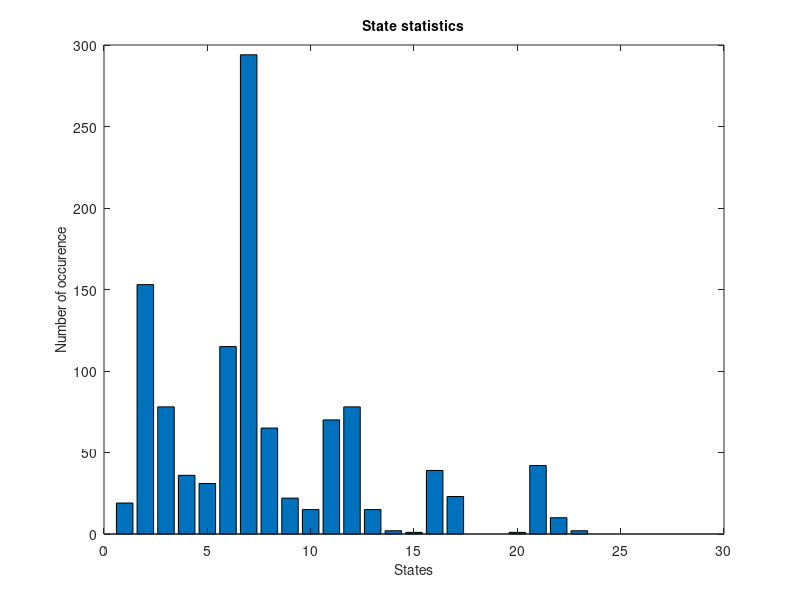
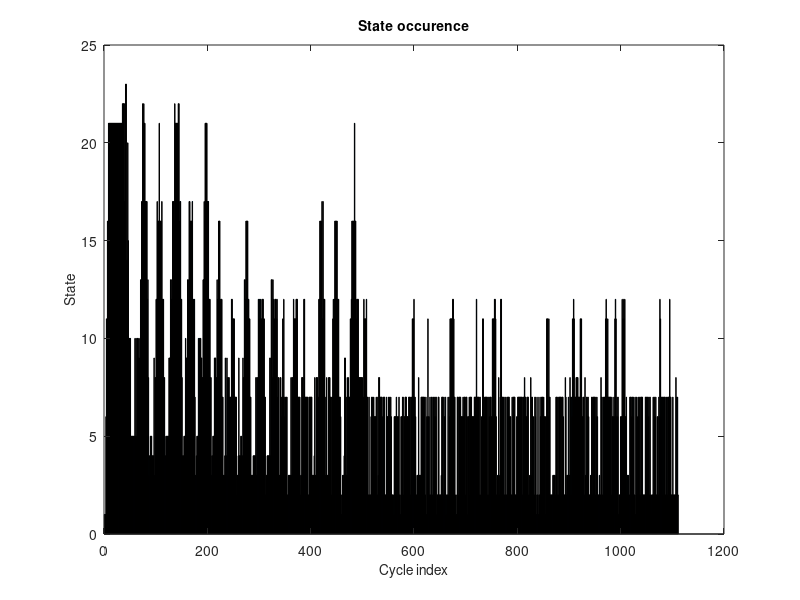
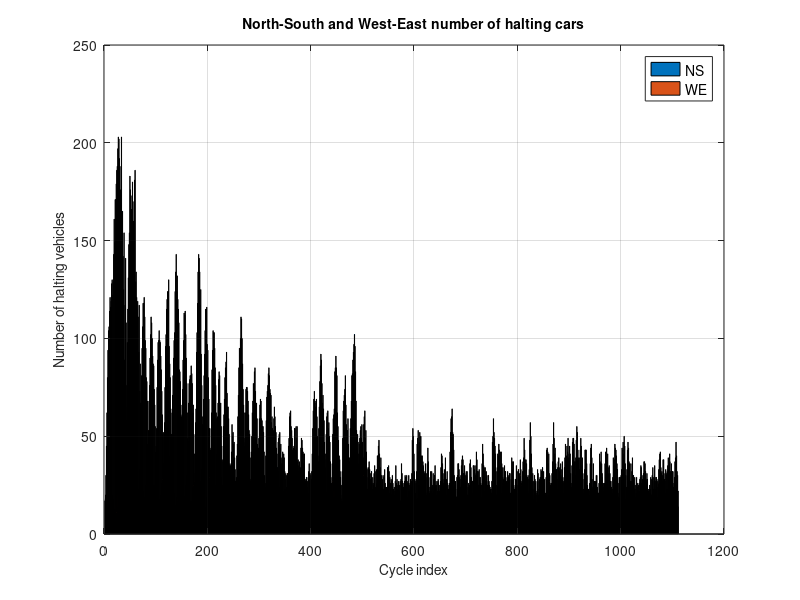
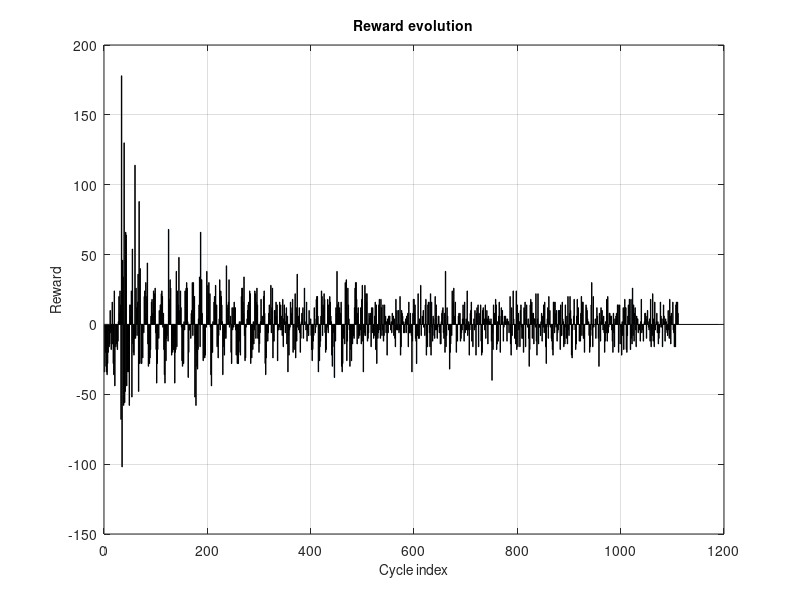

Reproduce these figures in MATLAB, in order.
close all;
clear all;

data = load('output.txt');
states = data(:, 1); 
actions = data(:, 2);
ns_app = data(:,3);
we_app = data(:,4);
rewards  = data(:,5);

ns = ns_app;
we = we_app;
saStat = zeros(25,9);
sStat = zeros(25,1);
for i = 1:25
	I = find(states==(i-1));
	saStat(i,:) = [sum(actions(I)==0), sum(actions(I)==1), sum(actions(I)==2),sum(actions(I)==3), sum(actions(I)==4), sum(actions(I)==5),sum(actions(I)==6), sum(actions(I)==7), sum(actions(I)==8)];
  sStat(i) = length(I);
end

%dim = [.85 .45 .3 .3];
% str = {'1 LL', '2 LM','3 ML','4 MM','5 LH','6 HL','7 MH','8 HM','9 HH'};
% 
% % State-action statistics
% f = figure(1)
% bar(saStat,'grouped')
% t = title('State-action statistics');
% h = legend('a (0,0)', 'a (+dt, -dt)', 'a (-dt, +dt)');
% x = xlabel('States');
% y = ylabel('Number of occurence');
% a = annotation('textbox',dim,'String',str,'FitBoxToText','on');
% grid on
% set(t, 'fontsize', 20);
% set(h, 'fontsize', 20);
% set(x, 'fontsize', 20);
% set(y, 'fontsize', 20);
% set(a, 'fontsize', 20);
% 
% State statistics
figure(2)
bar(sStat, 'stacked')
t = title('State statistics');
x = xlabel('States');
y = ylabel('Number of occurence');
%grid on
set(t, 'fontsize', 10);
%set(h, 'fontsize', 20);
set(x, 'fontsize', 10);
set(y, 'fontsize', 10);
%set(a, 'fontsize', 20);

% 
% 
% % NS number of halting cars statistics
% figure(3)
% bar(ns, 'stacked')
% t = title('North-South number of halting cars');
% x = xlabel('Cycle index');
% y = ylabel('NS number of halting vehicles');
% grid on
% set(t, 'fontsize', 20);
% set(x, 'fontsize', 20);
% set(y, 'fontsize', 20);
% 
% 
% % NS number of halting cars statistics
% figure(4)
% bar(we, 'stacked')
% t = title('West-East number of halting cars');
% x = xlabel('Cycle index');
% y = ylabel('WE number of halting vehicles');
% grid on
% set(t, 'fontsize', 20);
% set(x, 'fontsize', 20);
% set(y, 'fontsize', 20);
% 
% State statistics
figure(5)
bar(states(:)+1, 'stacked')
t = title('State occurence');
x = xlabel('Cycle index');
y = ylabel('State');
%a = annotation('textbox',dim,'String',str,'FitBoxToText','on');
set(t, 'fontsize', 10);
set(x, 'fontsize', 10);
set(y, 'fontsize', 10);
%set(a, 'fontsize', 20);
% 
% WE, NS number of halting cars statistics
f = figure(6);
bar([ns, we],'grouped')
t = title('North-South and West-East number of halting cars');
h = legend('NS', 'WE');
x = xlabel('Cycle index');
y = ylabel('Number of halting vehicles');
%a = annotation('textbox',dim,'String',str,'FitBoxToText','on');
grid on
set(t, 'fontsize', 10);
set(h, 'fontsize', 10);
set(x, 'fontsize', 10);
set(y, 'fontsize', 10);
%set(a, 'fontsize', 20);

% Rewards
figure(7)
bar(rewards, 'stacked')
t = title('Reward evolution');
x = xlabel('Cycle index');
y = ylabel('Reward');
grid on
set(t, 'fontsize', 10);
set(x, 'fontsize', 10);
set(y, 'fontsize', 10);


% %% Comparison of state statistics
% data1 = load('output_experiment1.txt');
% states1 = data1(:, 1); 
% data2 = load('output_experiment2.txt');
% states2 = data2(:, 1); 
% %
% %sStat1 = zeros(9,1);
% %sStat2 = zeros(9,1);
% %for i = 1:9
% %	I1 = find(states1==(i-1));
% %	sStat1(i) = length(I1);
% %  I2 = find(states2==(i-1));
% %	sStat2(i) = length(I2);
% %end
% %
% figure(7)
% bar([states1+1, states2+1, states+1],'grouped')
% h = legend('Fixed sym', 'Fixed asym', 'Adopted');
% %bar([states1+1, states+1],'grouped')
% %h = legend('Fixed sym', 'Adapted');
% t = title('Comparison of experiments');
% x = xlabel('Cycle index');
% y = ylabel('States');
% a = annotation('textbox',dim,'String',str,'FitBoxToText','on');
% set(t, 'fontsize', 20);
% set(h, 'fontsize', 20);
% set(x, 'fontsize', 20);
% set(y, 'fontsize', 20);
% set(a, 'fontsize', 20);
